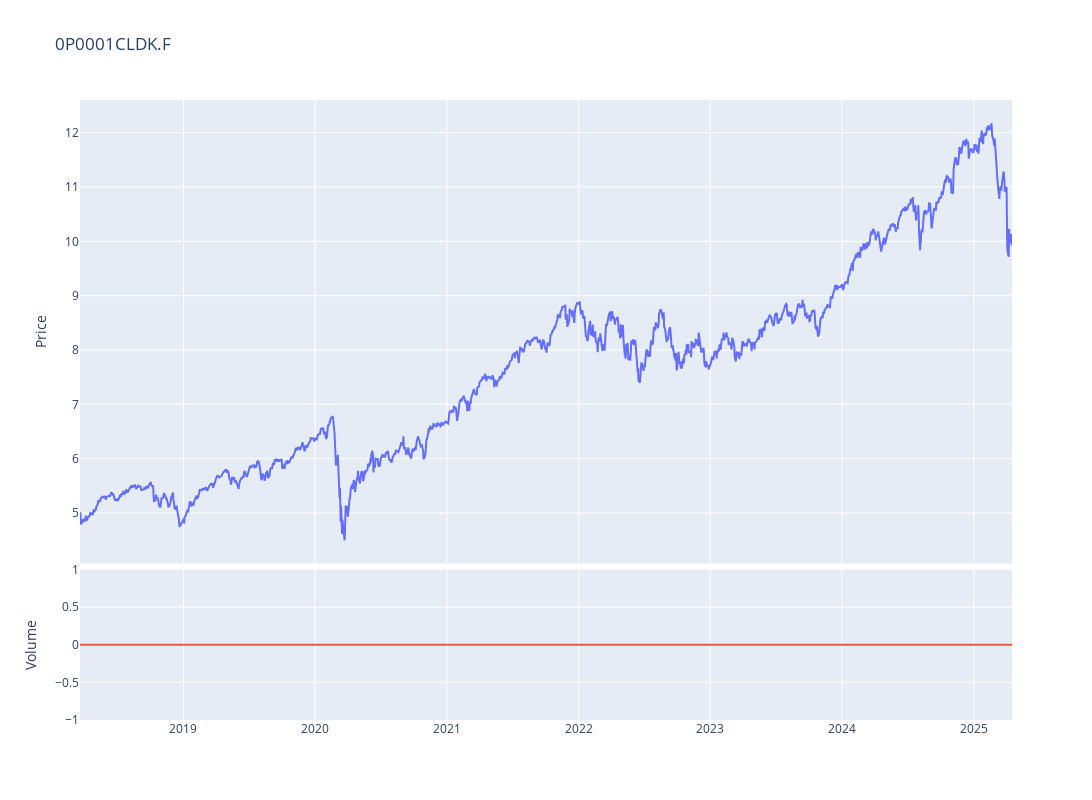

The code cell stored with this chart in its notebook:
### Code cell
fig = make_subplots(rows=4, cols=1,shared_xaxes=True,vertical_spacing=0.01,specs=[[{'rowspan':3,'colspan':1}],[None],[None],[{'rowspan':1,'colspan':1}]])

# Graph (1,1)
fig.add_trace(go.Scatter(x=stock_ticker.index,y=stock_ticker['Adj Close'],mode="lines",name=f"{ticker}"),row=1, col=1)
# Update xaxis properties
fig.update_yaxes(title_text="Price", row=1, col=1)

# Graph (4,1)
fig.add_trace(go.Scatter(x=stock_ticker.index,y=stock_ticker['Volume'],mode="lines",name='Volume'),row=4, col=1)
fig.update_yaxes(title_text="Volume", row=4, col=1)

fig.update_layout(height=800, width=1300,showlegend=False,title=f"{ticker}")

fig.show()

### Figure 1 — Plotly figure (JSON) as saved in the notebook; plotly's stock layout.template omitted (floating-point values rounded to 4 significant figures; data arrays with more than 128 entries replaced by an {"elided": "..."} marker saying what was removed)
{"data": [{"mode": "lines", "name": "0P0001CLDK.F", "type": "scatter", "x": {"elided": "1796 str values"}, "xaxis": "x", "y": {"elided": "1796 float values"}, "yaxis": "y"}, {"mode": "lines", "name": "Volume", "type": "scatter", "x": {"elided": "1796 str values"}, "xaxis": "x2", "y": {"elided": "1796 int values"}, "yaxis": "y2"}], "layout": {"height": 800, "showlegend": false, "title": {"text": "0P0001CLDK.F"}, "width": 1300, "xaxis": {"anchor": "y", "domain": [0, 1], "matches": "x2", "showticklabels": false}, "xaxis2": {"anchor": "y2", "domain": [0, 1]}, "yaxis": {"anchor": "x", "domain": [0.2525, 1], "title": {"text": "Price"}}, "yaxis2": {"anchor": "x2", "domain": [0, 0.2425], "title": {"text": "Volume"}}}}
